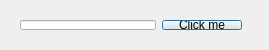
<?xml version="1.0" encoding="UTF-8"?>
<ui version="4.0">
 <class>Dialog</class>
 <widget class="QDialog" name="Dialog">
  <property name="geometry">
   <rect>
    <x>0</x>
    <y>0</y>
    <width>269</width>
    <height>50</height>
   </rect>
  </property>
  <property name="windowTitle">
   <string>Dialog</string>
  </property>
  <widget class="QWidget" name="">
   <property name="geometry">
    <rect>
     <x>9</x>
     <y>9</y>
     <width>244</width>
     <height>32</height>
    </rect>
   </property>
   <layout class="QHBoxLayout" name="horizontalLayout">
    <item>
     <widget class="QLineEdit" name="lineEdit"/>
    </item>
    <item>
     <widget class="QPushButton" name="pushButton">
      <property name="text">
       <string>Click me</string>
      </property>
     </widget>
    </item>
   </layout>
  </widget>
 </widget>
 <layoutdefault spacing="6" margin="11"/>
 <resources/>
 <connections/>
</ui>
